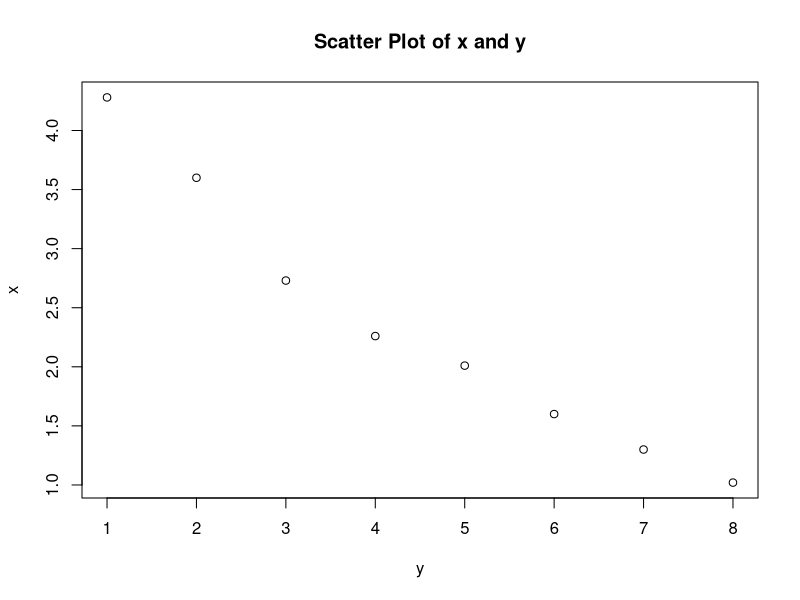

Write R code to recreate this figure.
## ---- chunk 1
install.packages("ggplot2")
## ---- chunk 2
library(ggplot2)

## ---- chunk 3
x <- c(4.28, 3.6, 2.73, 2.26, 2.01, 1.6, 1.3, 1.02)
y <- c(1,2,3,4,5,6,7,8)
df <- data.frame(x,y)
plot(df$y, df$x, xlab = "y", ylab = "x", main = "Scatter Plot of x and y")

